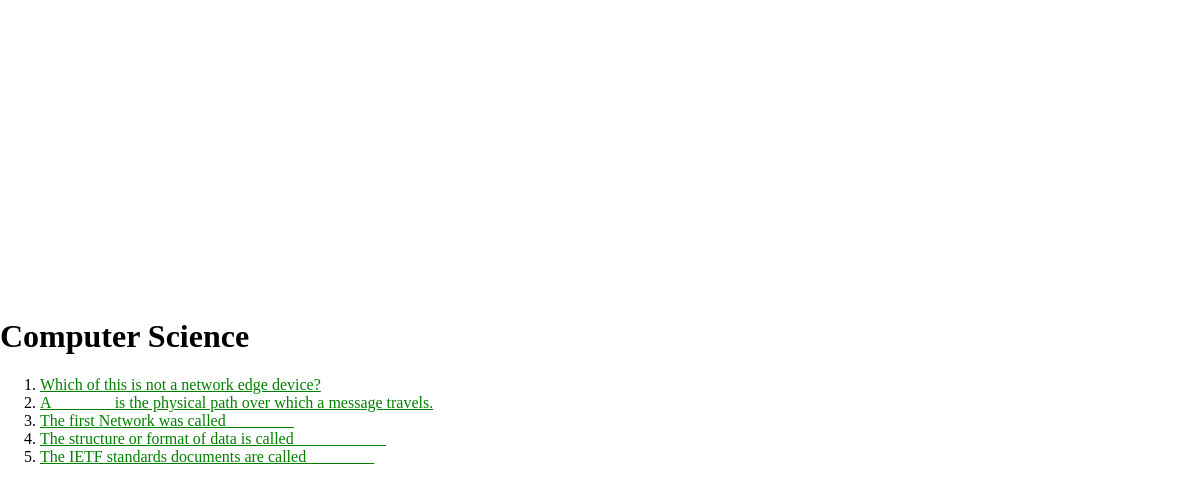
Screenshot of /polls/ with the database file from the repository.
### polls/models.py (models this page shows, shortened)
class Question(models.Model):
    question_text = models.CharField(max_length=200)
    pub_date = models.DateTimeField('date published')

### polls/views.py (the view)
# urls.py: path('', views.IndexView.as_view(), name='index'),
class IndexView(generic.ListView):
    template_name = 'polls/index.html'
    context_object_name = 'latest_question_list'
    def get_queryset(self):
        return Question.objects.filter(
        pub_date__lte=timezone.now()
    ).order_by('-pub_date')[:5]

### polls/templates/polls/index.html
{% load static %}
<link rel="stylesheet" type="text/css" href="{% static 'polls/style.css' %}">
<head><h1>Computer Science </h1></head>
{% if latest_question_list %}
    <ol type="1">
    {% for question in latest_question_list %}
        <li><a href="{% url 'polls:detail' question.id %}">{{ question.question_text }}</a></li>
    {% endfor %}
    </ol>
{% else %}
    <p>No polls are available.</p>
{% endif %}

### polls/static/polls/style.css (style rules this page uses)
li a { color: green; }
ol { justify-content: center; }

### rows the page displays
Question: question_text "Which of this is not a network edge device?"
Question: question_text "A _______ is the physical path over which a message travels."
Question: question_text "The first Network was called ________"
Question: question_text "The structure or format of data is called ___________"
Question: question_text "The IETF standards documents are called ________"
